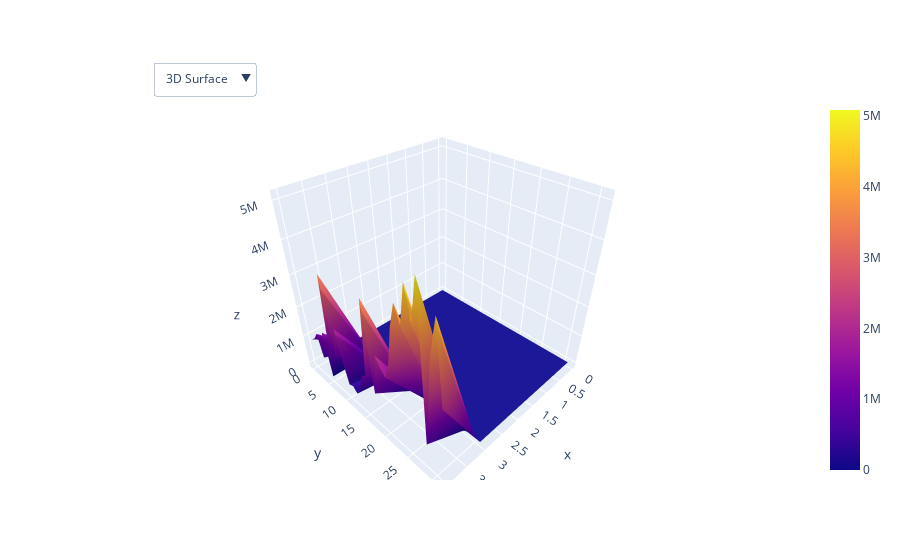

Source (notebook cell):
### Markdown cell above
g. Employ Plotly to create a dropdown menu

### Code cell
import plotly.graph_objects as go
fig = go.Figure()
fig.add_surface(z=df_test.values)
fig.update_layout(
    updatemenus=[
        dict(
            buttons=list([
                dict(
                    args=['type', 'surface'],
                    label='3D Surface',
                    method='restyle'
                ),
                dict(
                    args=['type', 'heatmap'],
                    label='Heatmap',
                    method='restyle'
                )
            ]),
            direction='down',
            showactive=True,
            x=0.1,
            xanchor='left',
            y=1.1,
            yanchor='top'
        ),
    ]
)
fig.show()

### Figure 1 — Plotly figure (JSON) as saved in the notebook; plotly's stock layout.template omitted (floating-point values rounded to 4 significant figures; data arrays with more than 128 entries replaced by an {"elided": "..."} marker saying what was removed)
{"data": [{"type": "surface", "z": {"elided": "32x5 float values"}}], "layout": {"updatemenus": [{"buttons": [{"args": ["type", "surface"], "label": "3D Surface", "method": "restyle"}, {"args": ["type", "heatmap"], "label": "Heatmap", "method": "restyle"}], "direction": "down", "showactive": true, "x": 0.1, "xanchor": "left", "y": 1.1, "yanchor": "top"}]}}
